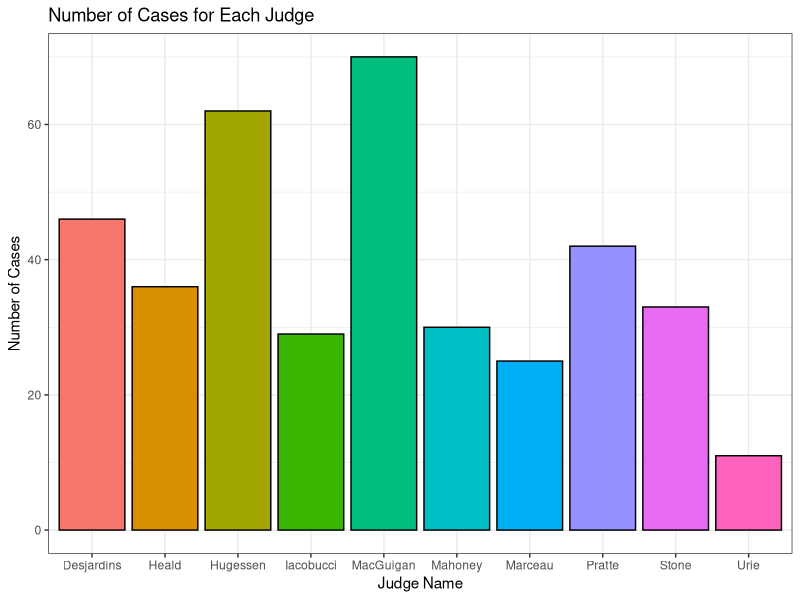
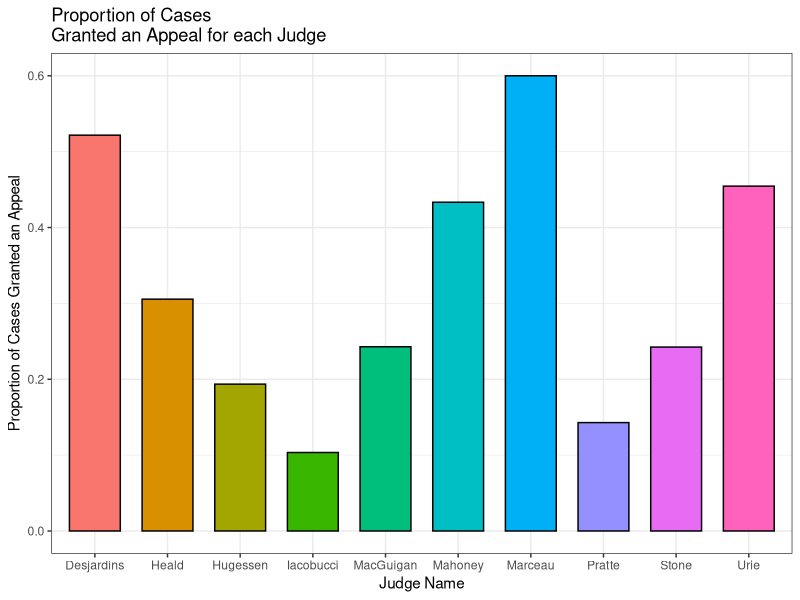

The R source for these figures, in order: (Note: this script raises an error after producing the figures.)
## ---- chunk 1
suppressPackageStartupMessages(require(dplyr))
suppressPackageStartupMessages(require(ggplot2))
suppressPackageStartupMessages(require(broom))

dat <- read.table("data/Greene.txt", header=TRUE)
#View(dat)
## ---- chunk 2
dat.decide.all <- dat %>%
  group_by(judge) %>%
  summarise(all = n())

dat.appeal <- dat %>%
  group_by(judge) %>%
  filter(decision == "yes") %>%
  summarise(decision = n())

appeal.table <- full_join(dat.decide.all, dat.appeal, by = "judge") %>%
  mutate(prop.appeal = decision / all)

## ---- chunk 3
#I only count 10 different judges in the data!
dat %>%
  group_by(judge) %>%
  summarise(n())

#Graph:
graph1 <- ggplot(data = dat.decide.all, 
                 aes(x = judge, y = all, fill = judge))
graph1 +  geom_bar(stat = "identity", 
           colour = "black", 
           position="dodge",
           show_guide = FALSE) +
  xlab("Judge Name") +
  ylab("Number of Cases") +
  ggtitle("Number of Cases for Each Judge") +
  theme_bw() 
## ---- chunk 4
graph2 <- ggplot(data = appeal.table, 
                 aes(x = judge, y = prop.appeal, fill = judge))
graph2 +  geom_bar(stat = "identity", 
           colour = "black", 
           width = 0.7, 
           position="dodge",
           show_guide = FALSE) +
  xlab("Judge Name") +
  ylab("Proportion of Cases Granted an Appeal") +
  ggtitle("Proportion of Cases\nGranted an Appeal for each Judge") +
  theme_bw() 
## ---- chunk 5
#Change reference level:
levels(dat$judge)
dat2 <- within(dat, judge <- relevel(judge, ref = "Iacobucci"))
##check that levels have been adjusted:
levels(dat2$judge)

#Logistic regression:
m1 <- glm(decision ~ judge, data = dat2, family = "binomial")
m1 <- tidy(m1)
m1
## ---- chunk 6
(exp(m1$estimate[1] + m1$estimate[7])) / (1 + exp(m1$estimate[1] + m1$estimate[7]))

## ---- chunk 7
#Relevel factors:
dat3 <- within(dat2, location <- relevel(location, ref = "other"))
dat4 <- within(dat3, language <- relevel(language, ref = "French"))

#Logistic regression:
m2 <- glm(decision ~ judge + rater + location + language, 
          data = dat4, family = "binomial")

m2 <- tidy(m2)
m2
## ---- chunk 8
plogis(m2$estimate[1] + m2$estimate[7] + m2$estimate[11] + m2$estimate[13] + m2$estimate[14])
## ---- chunk 9
sessionInfo()
